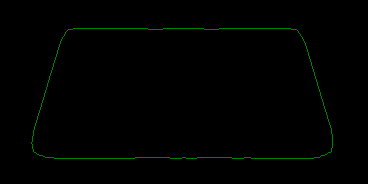
#> input picture ur5/images/full_trapezoid_assembly_cropped_good_resized_skeleton.png, 368 x 184 px, found by its file name
$ python corner_detect.py
#> lines starting #> are read from the running program, lines starting #| are printed output that depends on the picture; after the words box and inside, x2 and y2 are one past the last pixel; in counts of white or black regions, pixels touching at a corner belong together
import cv2
import numpy as np

# Load your mask image
image = cv2.imread('/home/gasket/robot_cable_insertion/ur5/images/full_trapezoid_assembly_cropped_good_resized_skeleton.png')
#> image is the input picture: shape (184, 368, 3); mean B, G, R 0, 1.5, 0

breakpoint()
# Convert to grayscale
gray = cv2.cvtColor(image, cv2.COLOR_BGR2GRAY)
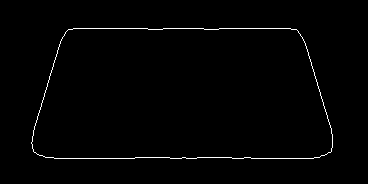
#> gray: shape (184, 368); values 0 (black) and 75 (white), 1.1% white in thin lines or dots, all inside (x1, y1, x2, y2) = (31, 28, 333, 159)

# Apply a threshold if your mask isn't binary
_, mask = cv2.threshold(gray, 10, 255, cv2.THRESH_BINARY)

# Find corners
corners = cv2.goodFeaturesToTrack(mask, maxCorners=4, qualityLevel=0.01, minDistance=100)
#> corners = [[329, 150], [296, 31], [34, 150], [68, 30]]

# Convert the corners to integers
corners = np.int0(corners)

print(corners)
#| [[[329 150]]
#|  [[296  31]]
#|  [[ 34 150]]
#|  [[ 68  30]]]


# Loop through each corner and draw them on the original image
for i in corners:
    x, y = i.ravel()
    cv2.circle(image, (x, y), 3, 255, -1)
#> this loop made 4 passes
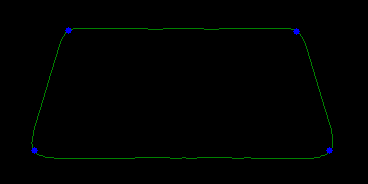
#> image: shape (184, 368, 3); 0.17% of pixels changed, all inside (x1, y1, x2, y2) = (31, 27, 333, 154)

# Display the image with corners
output_image_path = '/home/gasket/robot_cable_insertion/ur5/images/trapezoid_corners.png'
cv2.imwrite(output_image_path, image)
